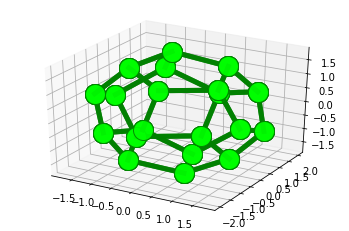

Source code (Python):
# -*- coding: utf-8 -*-

"""
Задача о расчете потенциалов для молекулы углерода C20.
Расчет выполнен методом Леннарда-Джонса
Входные данные: координаты атомов в формате файла .xyz
Выходные данные: значение потенциала
"""

import numpy as np
import matplotlib.pyplot as plt
from mpl_toolkits.mplot3d import Axes3D
import matplotlib as mpl
from math import sqrt

eps0 = 0.003006844311289
eps1 = 0.002412851881927
sigma0 = 3.4
sigma1 = 3.805


def R(x0, y0, z0, x1, y1, z1):
    return (sqrt((x0 - x1) ** 2 + (y0 - y1) ** 2 + (z0 - z1) ** 2))


def ULJ(r, eps, sigma):
    return 4 * eps * ((sigma / r) ** 12 - 2 * (sigma / r) ** 6)


with open('E:/КТМФО/python/C20-Ih.xyz', 'r') as f:
    f.readline()
    f.readline()
    lst = f.readlines()
    lst = [[float(n) for n in x.split() if n != 'C'] for x in lst]
b = np.array(lst).transpose()
lenght = np.array(b[0]).__len__()

Utot = 0.
for i in range(lenght):
    for j in range(lenght):
        if i != j:
            r = R(b[0][i], b[1][i], b[2][i], b[0][j], b[0][j], b[0][j])
            Utot += ULJ(r, eps0, sigma0)

print(Utot)

Utot = 0.
for i in range(lenght):
    for j in range(lenght):
        if i != j:
            r = R(b[0][i], b[1][i], b[2][i], b[0][j], b[0][j], b[0][j])
            Utot += ULJ(r, eps1, sigma1)

print(Utot)


fig = plt.figure()
ax = fig.gca(projection='3d')

for i in range(0, lenght):
    ind = np.array([int(b[4][i]) - 1, int(b[5][i]) - 1, int(b[6][i]) - 1])
    for j in range(3):
        c = np.array([b[0][i], b[0][ind[j]]])
        d = np.array([b[1][i], b[1][ind[j]]])
        e = np.array([b[2][i], b[2][ind[j]]])

        ax.plot(c, d, e, '-og', linewidth=5, ms=20, alpha=0.9, mfc='lime')

plt.show()
